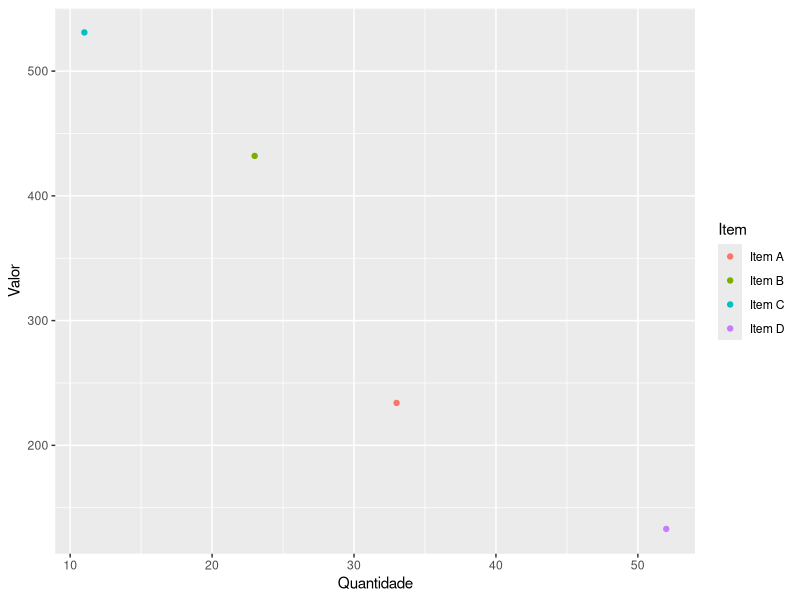
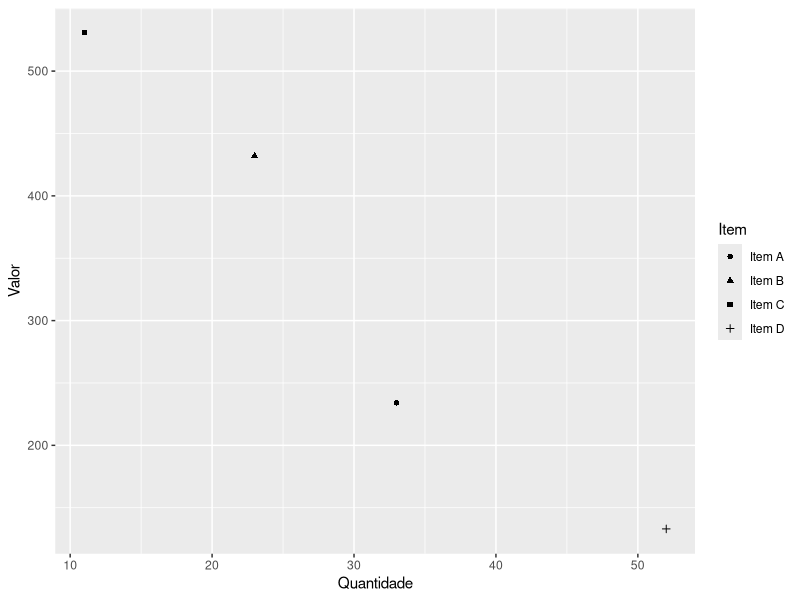
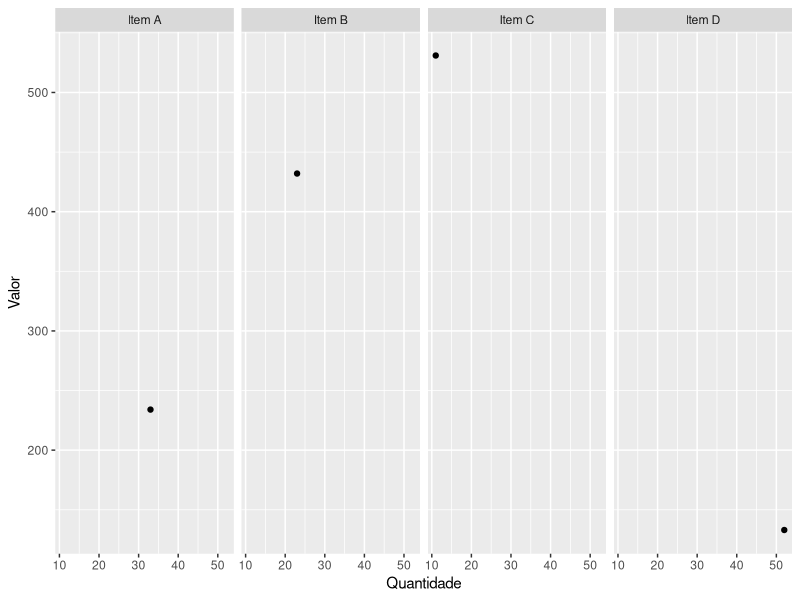
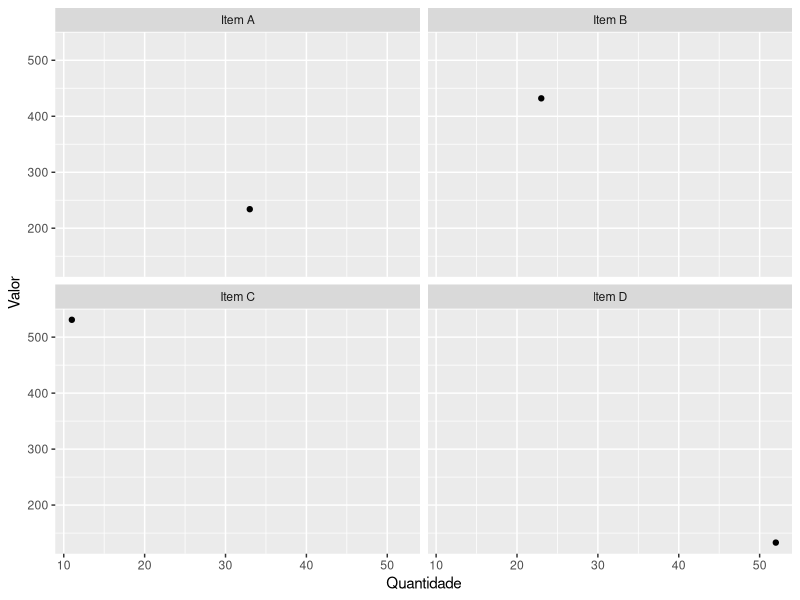
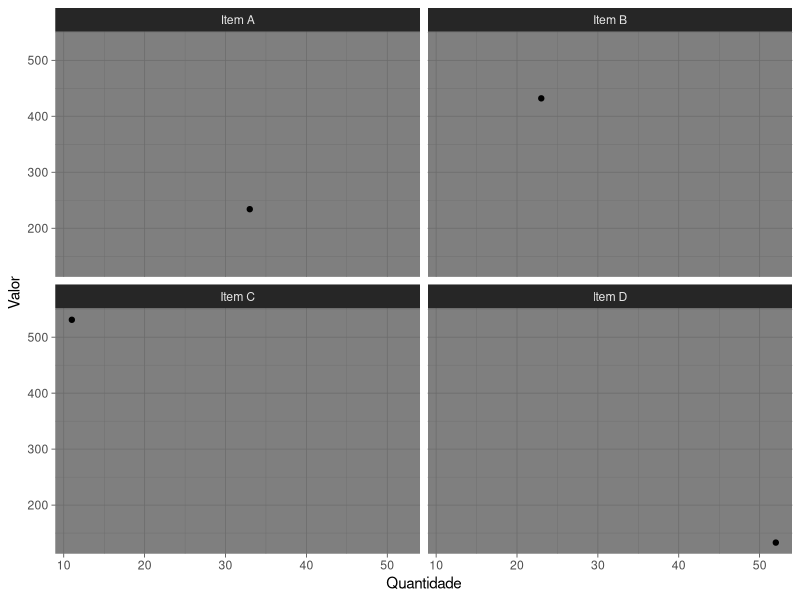
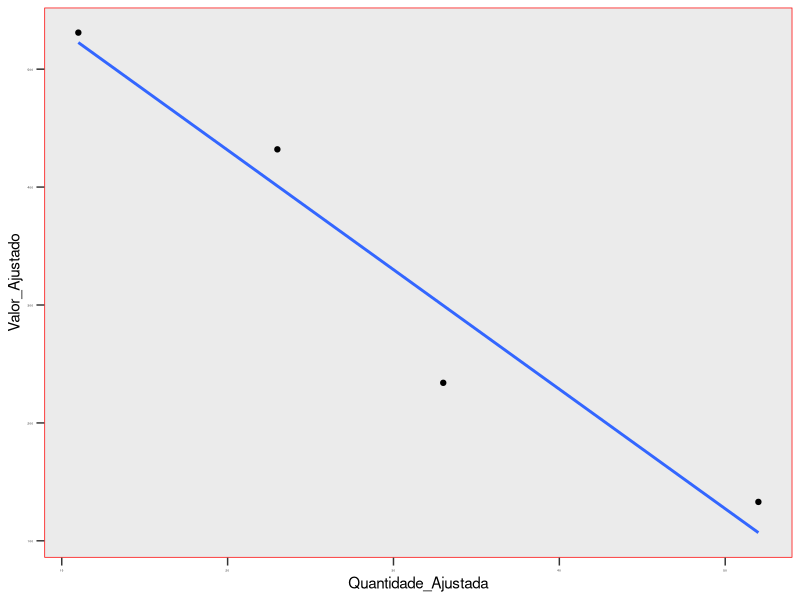
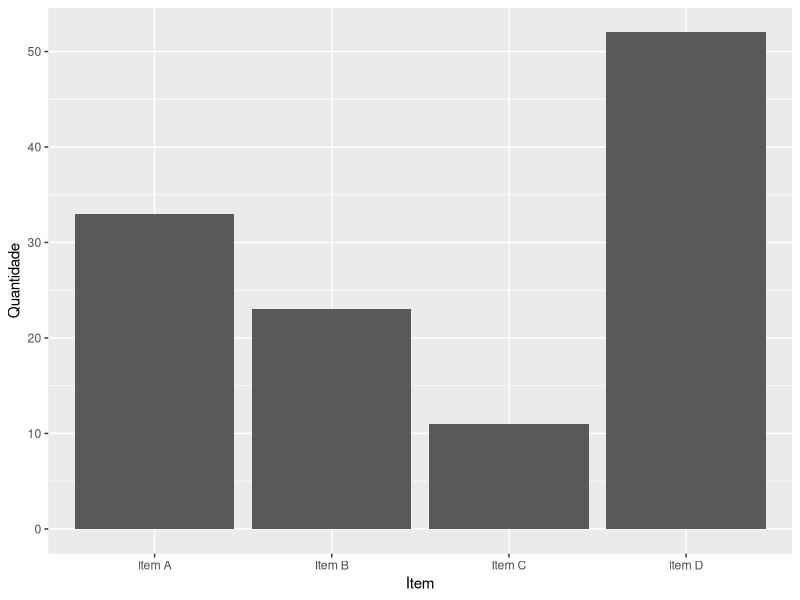
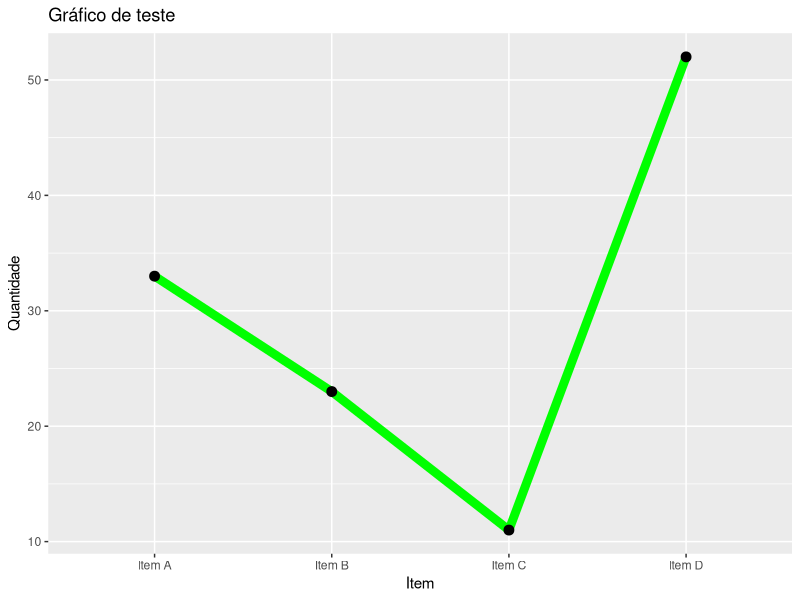

R code for these plots, in order:
install.packages("ggplot2")
library(ggplot2)

Item <- c("Item A", "Item B", "Item C", "Item D")
Valor <- c(234, 432, 531, 133)
Quantidade <- c(33, 23, 11, 52)

Tabela <- data.frame(Item, Valor, Quantidade)

View(Tabela)

g2 <- ggplot(Tabela, aes(x = Quantidade, y = Valor, colour = Item))+
  geom_point()

g3 <- ggplot(Tabela, aes(x = Quantidade, y = Valor, shape = Item))+
  geom_point()

g4 <- ggplot(Tabela, aes(x = Quantidade, y = Valor))+
  geom_point()+
  facet_grid(~Item)

g5 <- ggplot(Tabela, aes(x = Quantidade, y = Valor))+
  geom_point()+
  facet_wrap(~Item)

g6 <- ggplot(Tabela, aes(x = Quantidade, y = Valor))+
  geom_point()+
  facet_wrap(~Item)+
  theme_dark()

g7 <- ggplot(Tabela, aes(x = Quantidade, y = Valor))+
  geom_point()+
  theme(panel.grid = element_blank(),
        panel.spacing = unit(100, "cm"),
        axis.text = element_text(size = 2, colour = "black"),
        axis.ticks.length = unit(.2, "cm"),
        panel.border = element_rect(colour = "red", fill = NA, size = 0.5 ))+
  labs(x = "Quantidade_Ajustada", y = "Valor_Ajustado")+
  geom_smooth(method = "lm", se = F)
  
g8 <- ggplot(Tabela, aes(x = Item, y = Quantidade))+
  geom_bar(stat = "summary",
           fun = mean,
           position = "dodge")

g9 <- ggplot(Tabela, aes(x = Item, y = Quantidade, group = 1))+
  geom_line(color = "green", size = 3)+
  geom_point(color = "black", size = 3)+
  ggtitle("Gráfico de teste")








